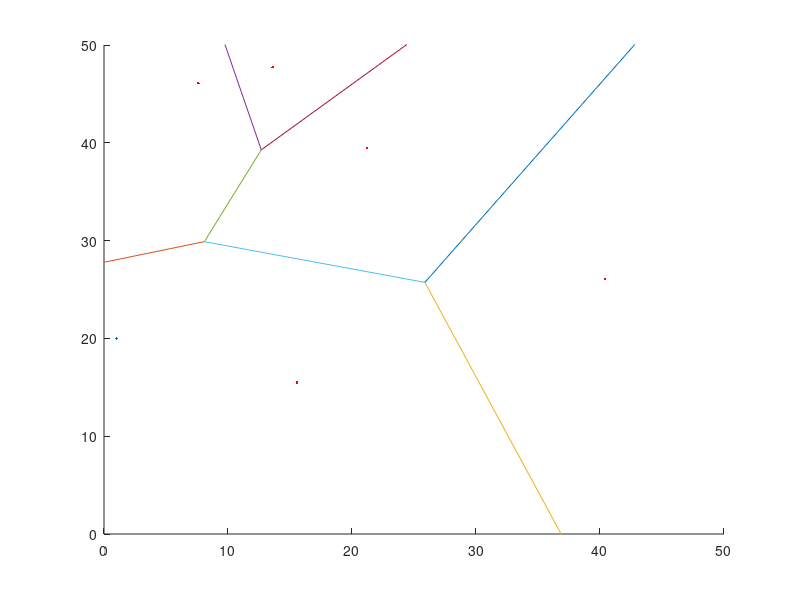

Write MATLAB code to recreate this figure.
clc;
clear all;
close all;

t=0;
sim_t = 50;
dt = 0.05;
n_r = 5;
rc = 15;
rs = 7;
size = 50;

states = 50.*rand(2,n_r);
[vx,vy] =voronoi(states(1,:),states(2,:));

figure
hold on
plot(states(1,:),states(2,:),'.r',MarkerSize=20)
plot(vx,vy)
xlim([0 size])
ylim([0 size])



% while(t<sim_t)
% 
% 
% end

